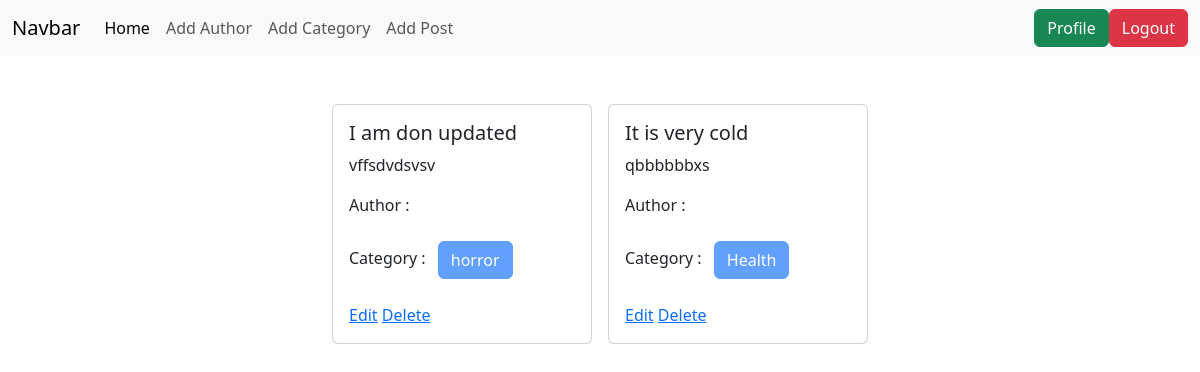
The app's page /author/profile/ (signed in) with its own data.
### posts/models.py (models this page shows, shortened)
class Post(models.Model):
    title = models.CharField(max_length=50)
    content = models.TextField()
    category = models.ManyToManyField(Category)
    author = models.ForeignKey(User, on_delete=models.CASCADE)

### categories/models.py (models this page shows, shortened)
class Category(models.Model):
    name = models.CharField(max_length=100)
    slug = models.SlugField(max_length=100,unique=True, null=True, blank=True)

### author/views.py (the view)
# urls.py: path('profile/', views.profile, name="profile"),
@login_required
def profile(request):
    data = Post.objects.filter(author=request.user)
    return render(request, 'profile.html',{'data' : data})

### author/templates/profile.html
{% extends "base.html" %}
{% load crispy_forms_tags %}
{% block content %}
<div class="d-flex flex-wrap justify-content-center px-5 pt-5">
    {% for post in data %}
    <div class="col-sm-3 mb-3 mb-sm-0">
        <div class="card mx-2">
          <div class="card-body">
            <h5 class="card-title">{{post.title}}</h5>
            <p class="card-text">{{post.content}}</p>
            <p>Author : {{post.author.first_name}} {{post.author.last_name}}</p>
            <p>Category : {% for cat in post.category.all %}
                <button class="btn btn-primary m-2 disabled">{{cat.name}}</button>
                {% endfor %}</p>
            <a href="{% url "edit_post" post.id %}">Edit</a>
            <a href="{% url "delete_post" post.id %}">Delete</a>
          </div>
        </div>
      </div>
    {% endfor %}
{% endblock  %}

### records on screen
Post: title "I am don updated", content "vffsdvdsvsv"
Category: name "horror"
Post: title "It is very cold", content "qbbbbbbxs"
Category: name "Health"
